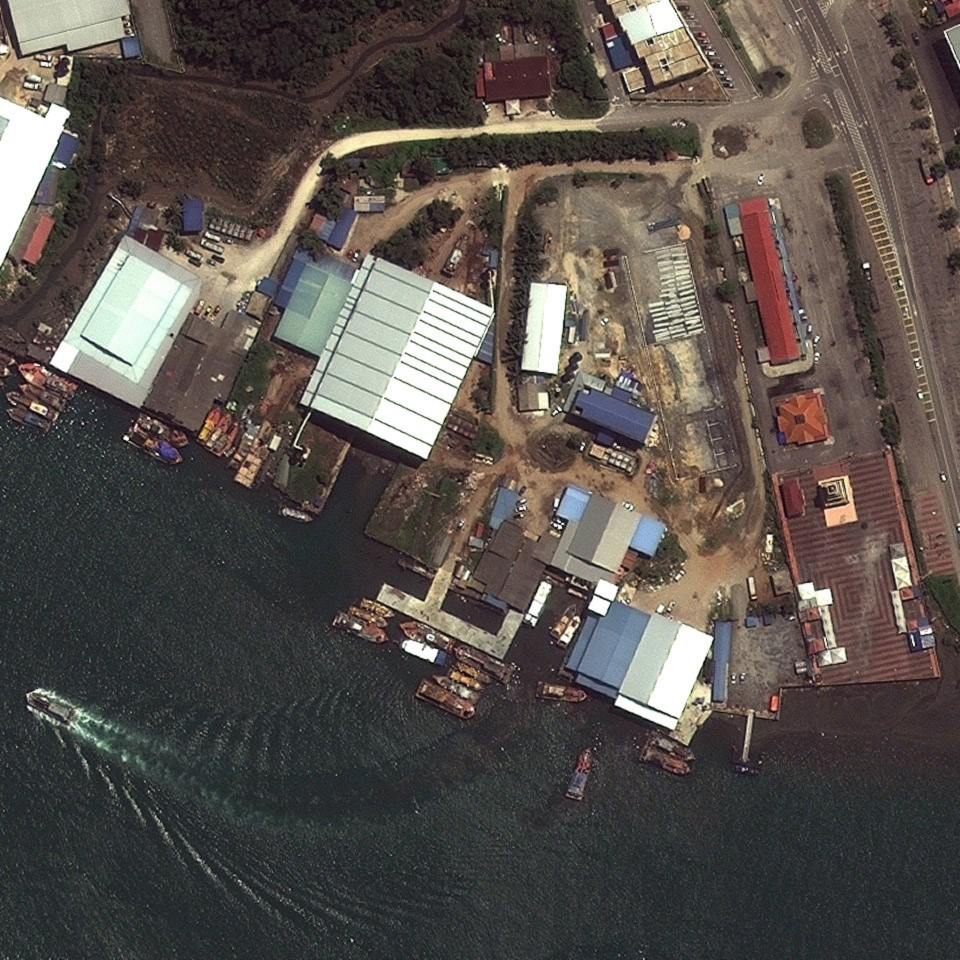
#> input picture Image Enhancement/input/input1.jpg, 960 x 960 px
$ python -i imageEnhance.py   (imports and definitions only)
#> lines starting #> are read from the running program, lines starting #| are printed output that depends on the picture
#> further down, picture is the input picture: shape (960, 960, 3); mean B, G, R 76.6, 81.1, 88
"""
imageEnhance.py

YOUR WORKING FUNCTION

"""
import numpy as np
import cv2
from PIL import Image
from PIL import ImageEnhance
from PIL import ImageFilter

input_dir = 'input/input'
output_dir = 'output/output'

# you are allowed to import other Python packages above
##########################
def enhanceImage(img):
    # Inputs
    # inputImg: Input image, a 3D numpy array of row*col*3 in BGR format
    #
    # Output
    # outputImg: Enhanced image
    #
    #########################################################################
    # ADD YOUR CODE BELOW THIS LINE

    img = cv2.cvtColor(img, cv2.COLOR_BGR2RGB)
    pil_image = Image.fromarray(img)

    enh_bri = ImageEnhance.Brightness(pil_image)
    brightness = 1.0
    image_brightened = enh_bri.enhance(brightness)

    enh_col = ImageEnhance.Color(image_brightened)
    color = 2.5
    image_colored = enh_col.enhance(color)
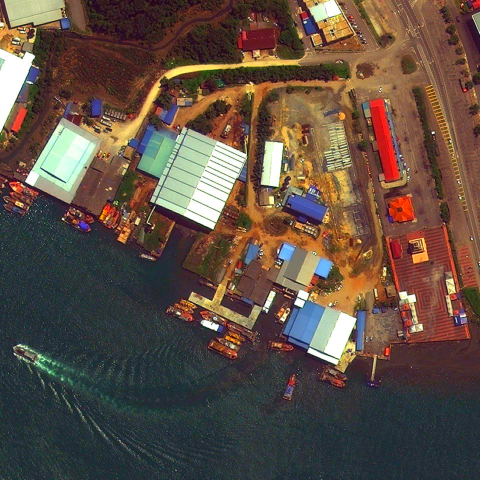
#> image_colored: PIL image 960x960 RGB (shown at 1/2 size); mean R, G, B 95.6, 78.5, 67.3

    enh_con = ImageEnhance.Contrast(image_colored)
    contrast = 1.1
    image_contrasted = enh_con.enhance(contrast)

    enh_sha = ImageEnhance.Sharpness(image_contrasted)
    sharpness = 5.0
    image_sharped = enh_sha.enhance(sharpness)
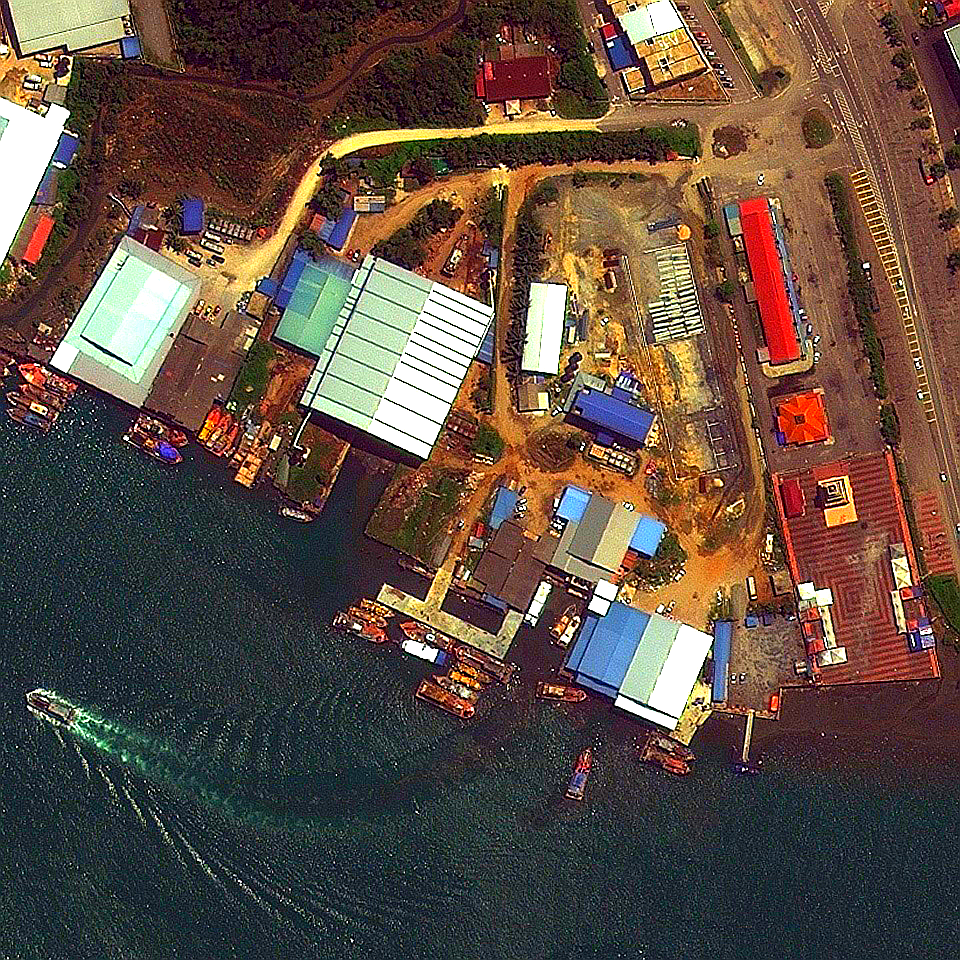
#> image_sharped: PIL image 960x960 RGB; mean R, G, B 95.5, 77.5, 66.6

    enh_bri = ImageEnhance.Brightness(image_sharped)
    brightness = 1.1
    image_brightened = enh_bri.enhance(brightness)

    smoothenedImage = image_brightened.filter(ImageFilter.SMOOTH)

    image_array = np.array(smoothenedImage)
    output_BGR = cv2.cvtColor(image_array, cv2.COLOR_RGB2BGR)

    outputImg = output_BGR
    # END OF YOUR CODE
    #########################################################################
    return outputImg


>>> import cv2
>>> picture = cv2.imread('input/input1.jpg')
>>> result = enhanceImage(picture)

$ run again, on Image Enhancement/input/input10.jpg
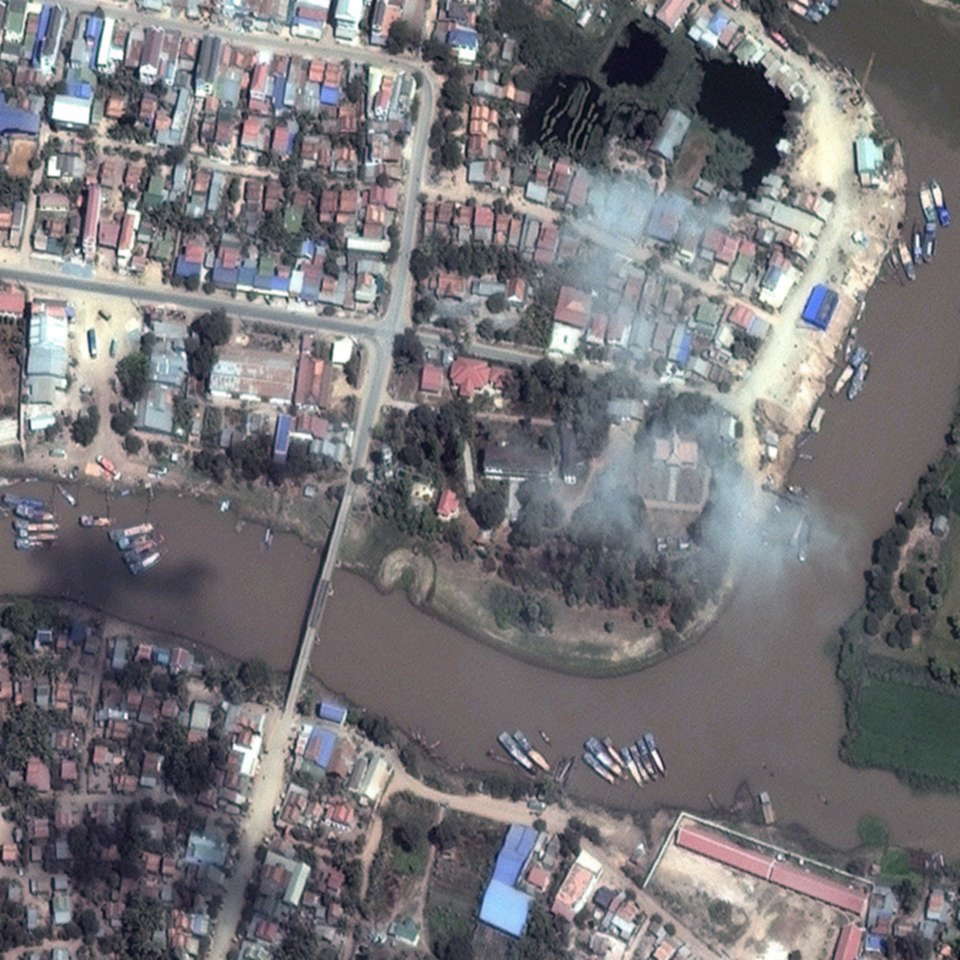
#> input picture Image Enhancement/input/input10.jpg, 960 x 960 px
#> picture is the input picture: shape (960, 960, 3); mean B, G, R 119.7, 115.9, 117.8
#> in enhanceImage, `image_sharped = enh_sha.enhance(sharpness)`:
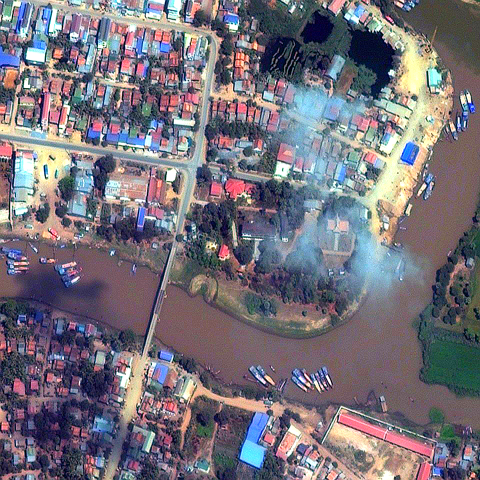
#> image_sharped: PIL image 960x960 RGB (shown at 1/2 size); mean R, G, B 118, 113.2, 123.1
#> in enhanceImage, `smoothenedImage = image_brightened.filter(ImageFilter.SMOOTH)`:
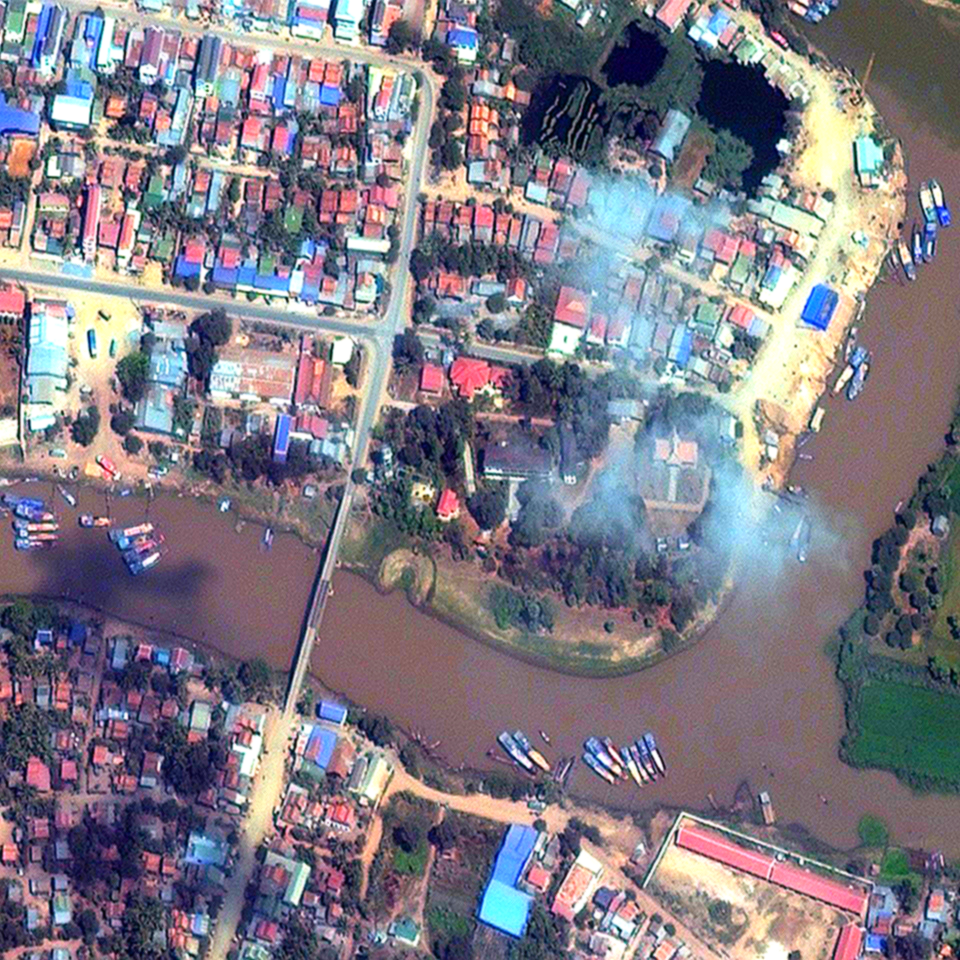
#> smoothenedImage: PIL image 960x960 RGB; mean R, G, B 127.9, 123.2, 134.1

$ run again, on Image Enhancement/input/input11.jpg
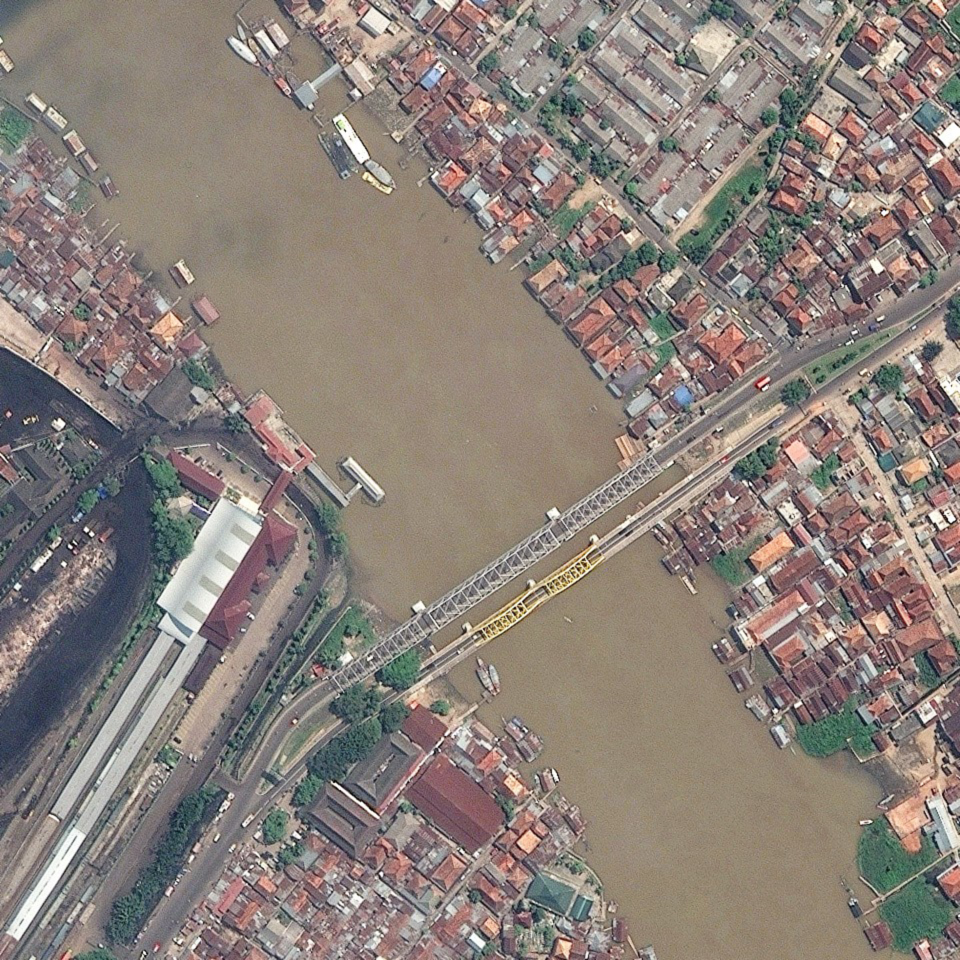
#> input picture Image Enhancement/input/input11.jpg, 960 x 960 px
#> picture is the input picture: shape (960, 960, 3); mean B, G, R 121.7, 128.3, 138.8
#> in enhanceImage, `image_colored = enh_col.enhance(color)`:
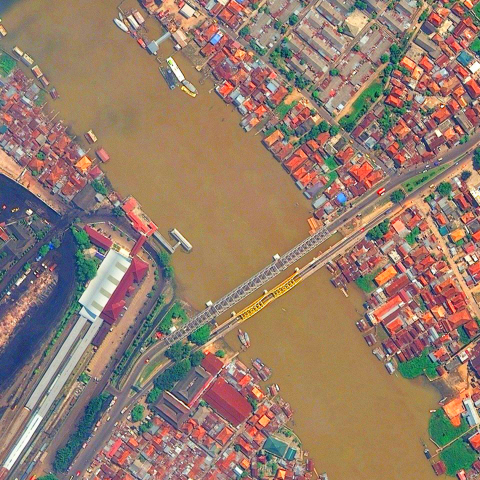
#> image_colored: PIL image 960x960 RGB (shown at 1/2 size); mean R, G, B 150.3, 124.4, 107.9
#> in enhanceImage, `image_sharped = enh_sha.enhance(sharpness)`:
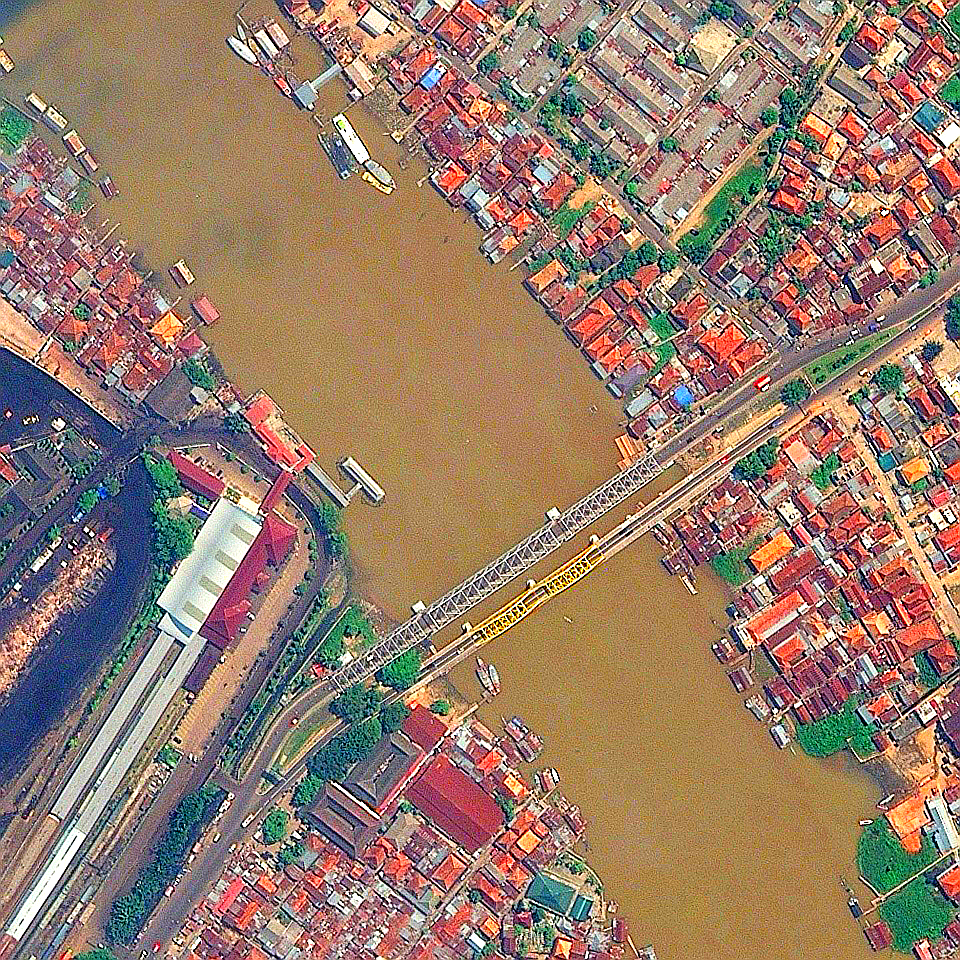
#> image_sharped: PIL image 960x960 RGB; mean R, G, B 150.4, 124, 106.4
